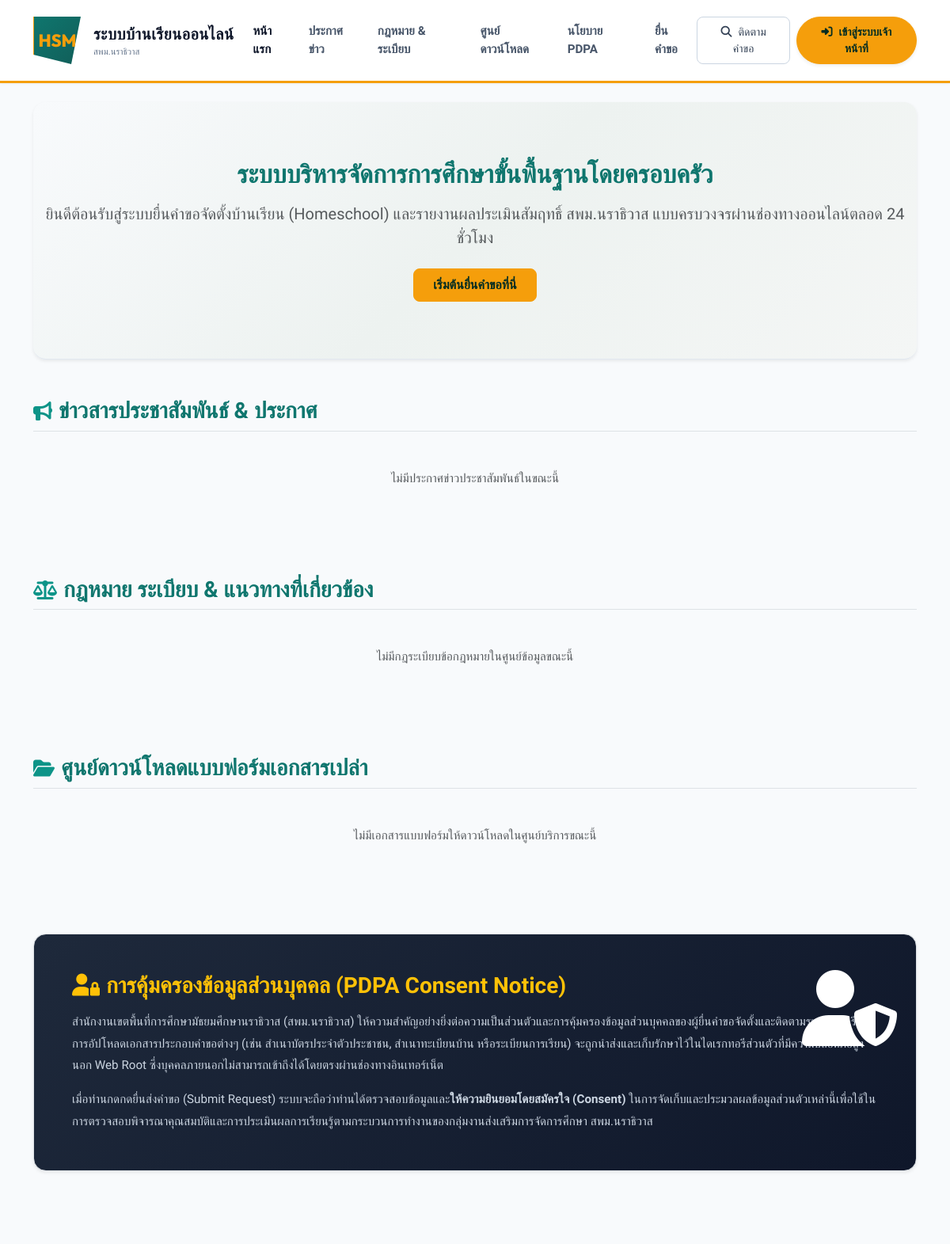
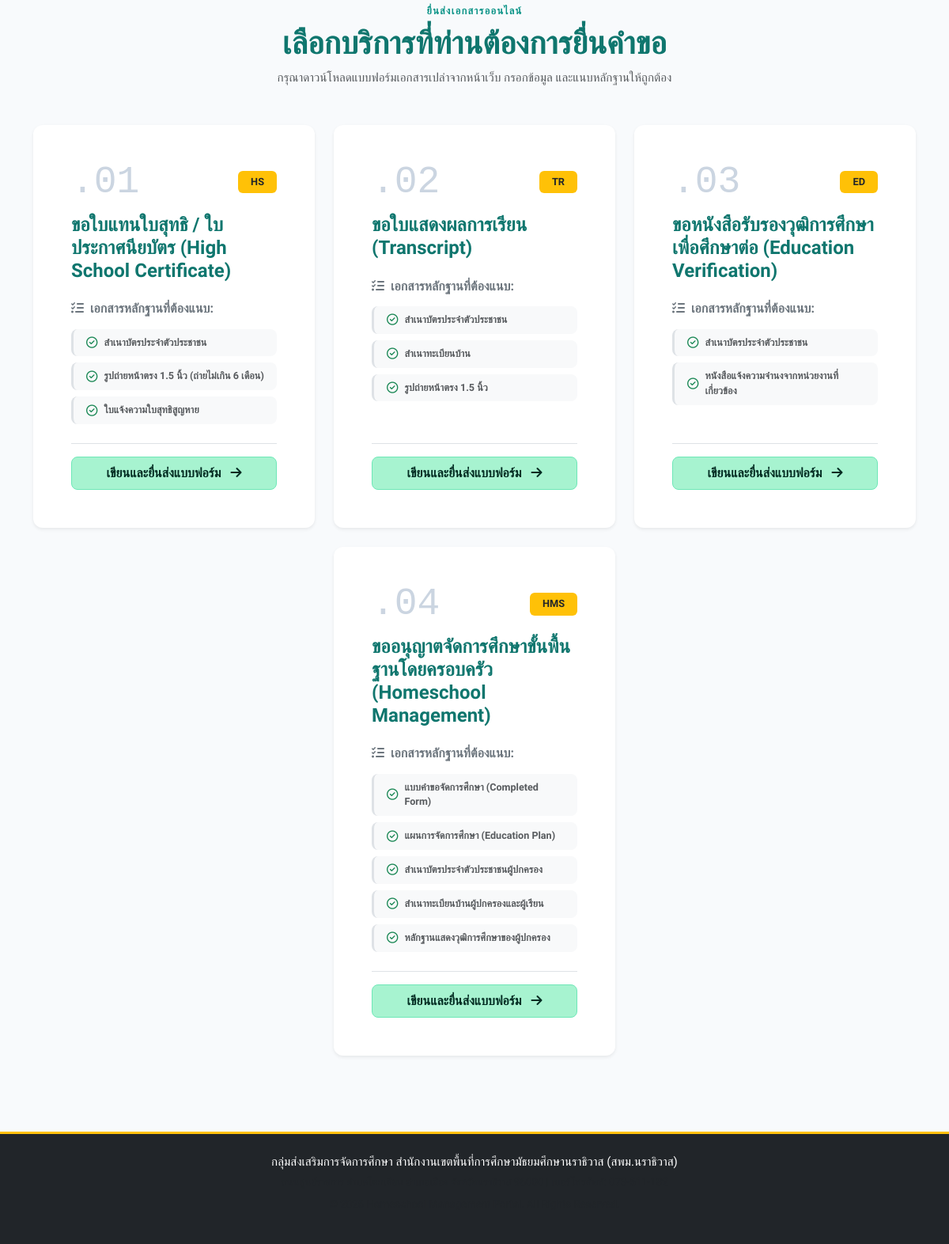
The page / on the database its author committed (2 pictures, top to bottom).
### tables this page shows
CREATE TABLE IF NOT EXISTS `request_types` (
    `id`            INT AUTO_INCREMENT PRIMARY KEY,
    `code`          VARCHAR(10)  NOT NULL UNIQUE,
    `name_th`       VARCHAR(255) NOT NULL,
    `description`   TEXT         NULL,
    `doc_checklist` JSON         NOT NULL,
    `department_id` INT          NULL,
    `active`        TINYINT(1)   DEFAULT 1,
    `sort_order`    INT          DEFAULT 0,
    CONSTRAINT `fk_request_types_department` FOREIGN KEY (`department_id`) REFERENCES `departments` (`id`) ON DELETE SET NULL
);

### public_html/views/public/index.php (the view, shortened to what the rows shown need)
<!DOCTYPE html>
<html lang="th">
<head>
    <link href="https://cdn.jsdelivr.net/npm/bootstrap@5.3.0/dist/css/bootstrap.min.css" rel="stylesheet">
    <link href="https://cdnjs.cloudflare.com/ajax/libs/font-awesome/6.4.0/css/all.min.css" rel="stylesheet">
    <link href="<?= \App\Config\Config::SITE_URL ?>/assets/css/style.css" rel="stylesheet">
</head>
<body>
    <section class="container mt-4">
        <?php if (!empty($infographics)): ?>
            <div id="infographicCarousel" class="carousel slide shadow-sm rounded-4 overflow-hidden" data-bs-ride="carousel">
                <div class="carousel-indicators">
                    <?php foreach ($infographics as $index => $info): ?>
                        <button type="button" data-bs-target="#infographicCarousel" data-bs-slide-to="<?= $index ?>" class="<?= $index === 0 ? 'active' : '' ?>" aria-current="<?= $index === 0 ? 'true' : 'false' ?>"></button>
                    <?php endforeach; ?>
                </div>
                <div class="carousel-inner">
                    <?php foreach ($infographics as $index => $info): ?>
                        <div class="carousel-item <?= $index === 0 ? 'active' : '' ?>" data-bs-interval="5000">
                            <img src="<?= \App\Config\Config::SITE_URL ?>/<?= esc($info['image_path']) ?>" class="d-block w-100" alt="<?= esc($info['title']) ?>" style="height: 380px; object-fit: cover;">
                            <div class="carousel-caption d-none d-md-block" style="background: rgba(0,0,0,0.5); border-radius: 8px; padding: 10px 20px;">
                                <h5 class="fw-bold mb-0 text-white"><?= esc($info['title']) ?></h5>
                            </div>
                        </div>
                    <?php endforeach; ?>
                </div>
                <button class="carousel-control-prev" type="button" data-bs-target="#infographicCarousel" data-bs-slide="prev">
                    <span class="carousel-control-prev-icon" aria-hidden="true"></span>
                    <span class="visually-hidden">Previous</span>
                </button>
                <button class="carousel-control-next" type="button" data-bs-target="#infographicCarousel" data-bs-slide="next">
                    <span class="carousel-control-next-icon" aria-hidden="true"></span>
                    <span class="visually-hidden">Next</span>
                </button>
            </div>
        <?php else: ?>
            <div class="hero-gradient py-5 text-dark rounded-4 shadow-sm position-relative overflow-hidden">
                <div class="container py-4 text-center">
                    <h2 class="fw-bold text-dark-green mb-3">ระบบบริหารจัดการการศึกษาขั้นพื้นฐานโดยครอบครัว</h2>
                </div>
            </div>
        <?php endif; ?>
    </section>
    <main class="container py-5" id="request-types">
        <div class="text-center mb-5 mt-4">
            <h2 class="fw-bold text-dark-green display-6">เลือกบริการที่ท่านต้องการยื่นคำขอ</h2>
        </div>
        <div class="row g-4 justify-content-center">
            <?php if (!empty($types)): ?>
                <?php foreach ($types as $index => $type): ?>
                    <div class="col-md-6 col-lg-4">
                        <div class="card card-premium h-100 border-0 shadow-sm position-relative overflow-hidden">
                            <div class="card-body d-flex flex-column p-4 p-md-5">
                                <div class="d-flex justify-content-between align-items-center mb-3">
                                    <div class="service-number"><?= sprintf(".%02d", $index + 1) ?></div>
                                    <span class="badge bg-warning text-dark fw-bold px-3 py-2 fs-7"><?= esc($type['code']) ?></span>
                                </div>
                                <h4 class="card-title fw-bold text-dark-green mb-3"><?= esc($type['name_th']) ?></h4>
                                <h6 class="fw-bold text-secondary mb-3 mt-2"><i class="fa-solid fa-list-check me-2"></i>เอกสารหลักฐานที่ต้องแนบ:</h6>
                                <div class="flex-grow-1 d-flex flex-column gap-2 mb-4">
                                    <?php foreach ($type['doc_checklist'] as $doc): ?>
                                        <div class="checklist-item py-2 px-3 rounded-3 bg-light border-start border-3 border-teal d-flex align-items-center m-0">
                                            <i class="fa-regular fa-circle-check text-success me-2"></i>
                                            <span class="small text-muted fw-semibold"><?= esc($doc) ?></span>
                                        </div>
                                    <?php endforeach; ?>
                                </div>
                                <div class="pt-3 border-top mt-auto">
                                    <a href="<?= \App\Config\Config::SITE_URL ?>/request/create?type=<?= $type['id'] ?>" class="btn btn-premium w-100 py-2">
                                        เขียนและยื่นส่งแบบฟอร์ม <i class="fa-solid fa-arrow-right ms-2"></i>
                                    </a>
                                </div>
                            </div>
                        </div>
                    </div>
                <?php endforeach; ?>
            <?php else: ?>
                <div class="col-12 text-center py-5">
                    <p class="text-muted">ไม่พบข้อมูลประเภทบริการหรือแบบฟอร์มในขณะนี้</p>
                </div>
            <?php endif; ?>
        </div>
    </main>
</body>
</html>

### rows shown on the page
request_types: code "HS", name_th "ขอใบแทนใบสุทธิ / ใบประกาศนียบัตร (High School Certificate)", doc "สำเนาบัตรประจำตัวประชาชน", doc "รูปถ่ายหน้าตรง 1.5 นิ้ว (ถ่ายไม่เกิน 6 เดือน)", doc "ใบแจ้งความใบสุทธิสูญหาย"
request_types: code "TR", name_th "ขอใบแสดงผลการเรียน (Transcript)", doc "สำเนาบัตรประจำตัวประชาชน", doc "สำเนาทะเบียนบ้าน", doc "รูปถ่ายหน้าตรง 1.5 นิ้ว"
request_types: code "ED", name_th "ขอหนังสือรับรองวุฒิการศึกษาเพื่อศึกษาต่อ (Education Verification)", doc "สำเนาบัตรประจำตัวประชาชน", doc "หนังสือแจ้งความจำนงจากหน่วยงานที่เกี่ยวข้อง"
request_types: code "HMS", name_th "ขออนุญาตจัดการศึกษาขั้นพื้นฐานโดยครอบครัว (Homeschool Management)", doc "แบบคำขอจัดการศึกษา (Completed Form)", doc "แผนการจัดการศึกษา (Education Plan)", doc "สำเนาบัตรประจำตัวประชาชนผู้ปกครอง", doc "สำเนาทะเบียนบ้านผู้ปกครองและผู้เรียน", doc "หลักฐานแสดงวุฒิการศึกษาของผู้ปกครอง"
